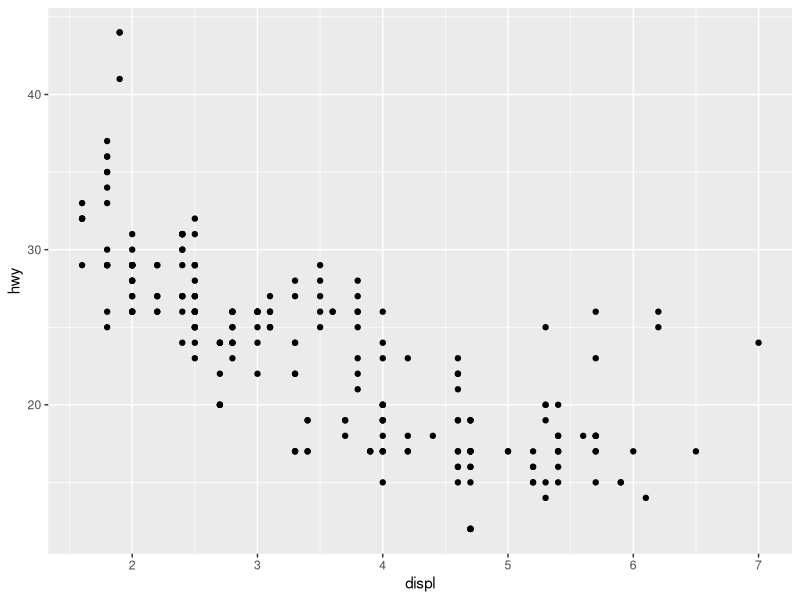
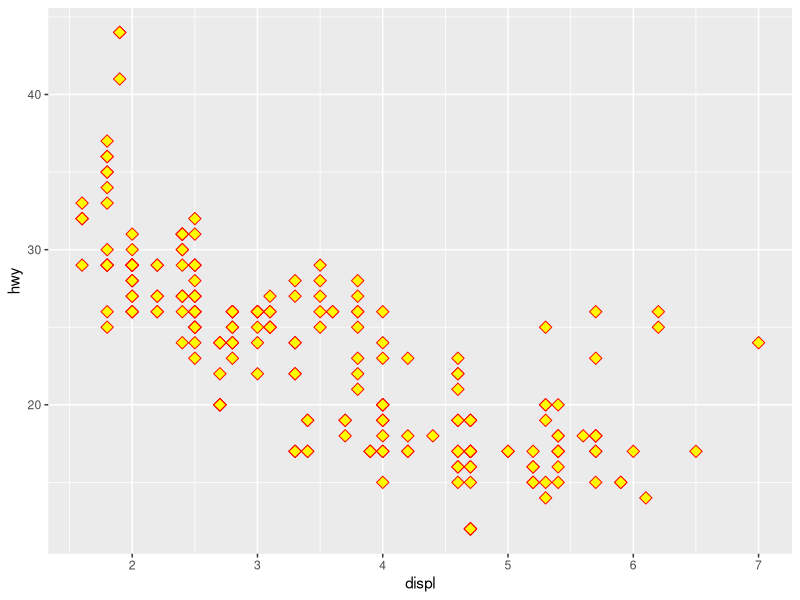

Here is the R script that generated these plots, in order:
## ---- chunk 1
knitr::opts_chunk$set(echo = TRUE)
library(ggplot2)
## ---- chunk 2
data(mpg)
# View(mpg) #leyendo datos
attach(mpg)
str(mpg)
## ---- chunk 3
p <- ggplot(data = mpg) # PASO 1
p + geom_point(aes(x=displ,y=hwy))

# ?geom_point # Buscar Ayuda
## ---- chunk 4
    p + geom_point(aes(x=displ,y=hwy), shape=23, size=3, color="red",fill="yellow")

